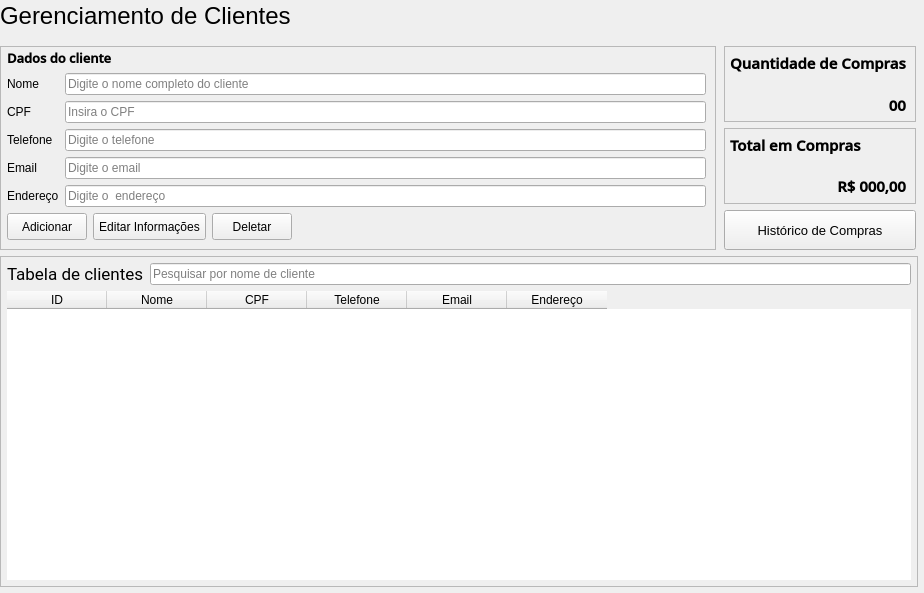
<?xml version="1.0" encoding="UTF-8"?>
<ui version="4.0">
 <class>Form</class>
 <widget class="QWidget" name="Form">
  <property name="geometry">
   <rect>
    <x>0</x>
    <y>0</y>
    <width>924</width>
    <height>593</height>
   </rect>
  </property>
  <property name="windowTitle">
   <string>Form</string>
  </property>
  <layout class="QVBoxLayout" name="verticalLayout_2">
   <property name="leftMargin">
    <number>0</number>
   </property>
   <property name="topMargin">
    <number>2</number>
   </property>
   <property name="rightMargin">
    <number>6</number>
   </property>
   <property name="bottomMargin">
    <number>6</number>
   </property>
   <item>
    <widget class="QLabel" name="title">
     <property name="font">
      <font>
       <family>MS Shell Dlg 2</family>
       <pointsize>18</pointsize>
      </font>
     </property>
     <property name="text">
      <string>Gerenciamento de Clientes</string>
     </property>
    </widget>
   </item>
   <item>
    <spacer name="verticalSpacer">
     <property name="orientation">
      <enum>Qt::Vertical</enum>
     </property>
     <property name="sizeType">
      <enum>QSizePolicy::Preferred</enum>
     </property>
     <property name="sizeHint" stdset="0">
      <size>
       <width>20</width>
       <height>10</height>
      </size>
     </property>
    </spacer>
   </item>
   <item>
    <layout class="QHBoxLayout" name="horizontalLayout_3">
     <item>
      <widget class="QFrame" name="frame">
       <property name="frameShape">
        <enum>QFrame::StyledPanel</enum>
       </property>
       <layout class="QVBoxLayout" name="verticalLayout_5">
        <property name="spacing">
         <number>6</number>
        </property>
        <property name="leftMargin">
         <number>6</number>
        </property>
        <property name="topMargin">
         <number>2</number>
        </property>
        <item>
         <widget class="QLabel" name="label">
          <property name="font">
           <font>
            <family>Open Sans SemiBold</family>
            <pointsize>10</pointsize>
            <weight>75</weight>
            <bold>true</bold>
           </font>
          </property>
          <property name="text">
           <string>Dados do cliente</string>
          </property>
         </widget>
        </item>
        <item>
         <layout class="QFormLayout" name="formLayout">
          <item row="0" column="0">
           <widget class="QLabel" name="nameLabel">
            <property name="font">
             <font>
              <pointsize>9</pointsize>
             </font>
            </property>
            <property name="text">
             <string>Nome</string>
            </property>
           </widget>
          </item>
          <item row="0" column="1">
           <widget class="QLineEdit" name="name">
            <property name="placeholderText">
             <string>Digite o nome completo do cliente</string>
            </property>
           </widget>
          </item>
          <item row="1" column="0">
           <widget class="QLabel" name="CPFLabel">
            <property name="font">
             <font>
              <pointsize>9</pointsize>
             </font>
            </property>
            <property name="text">
             <string>CPF</string>
            </property>
           </widget>
          </item>
          <item row="1" column="1">
           <widget class="QLineEdit" name="cpf">
            <property name="maxLength">
             <number>11</number>
            </property>
            <property name="placeholderText">
             <string>Insira o CPF</string>
            </property>
           </widget>
          </item>
          <item row="2" column="0">
           <widget class="QLabel" name="telefoneLabel">
            <property name="font">
             <font>
              <pointsize>9</pointsize>
             </font>
            </property>
            <property name="text">
             <string>Telefone</string>
            </property>
           </widget>
          </item>
          <item row="2" column="1">
           <widget class="QLineEdit" name="phone">
            <property name="inputMask">
             <string/>
            </property>
            <property name="maxLength">
             <number>11</number>
            </property>
            <property name="placeholderText">
             <string>Digite o telefone</string>
            </property>
           </widget>
          </item>
          <item row="3" column="0">
           <widget class="QLabel" name="emailLabel">
            <property name="font">
             <font>
              <pointsize>9</pointsize>
             </font>
            </property>
            <property name="text">
             <string>Email</string>
            </property>
           </widget>
          </item>
          <item row="3" column="1">
           <widget class="QLineEdit" name="email">
            <property name="placeholderText">
             <string>Digite o email</string>
            </property>
           </widget>
          </item>
          <item row="4" column="0">
           <widget class="QLabel" name="addressLabel">
            <property name="font">
             <font>
              <pointsize>9</pointsize>
             </font>
            </property>
            <property name="text">
             <string>Endereço</string>
            </property>
           </widget>
          </item>
          <item row="4" column="1">
           <widget class="QLineEdit" name="address">
            <property name="placeholderText">
             <string>Digite o  endereço</string>
            </property>
           </widget>
          </item>
         </layout>
        </item>
        <item>
         <layout class="QHBoxLayout" name="horizontalLayout">
          <item>
           <widget class="QPushButton" name="Btn_Add">
            <property name="minimumSize">
             <size>
              <width>78</width>
              <height>27</height>
             </size>
            </property>
            <property name="font">
             <font>
              <pointsize>9</pointsize>
             </font>
            </property>
            <property name="text">
             <string>Adicionar</string>
            </property>
           </widget>
          </item>
          <item>
           <widget class="QPushButton" name="Btn_Edit">
            <property name="minimumSize">
             <size>
              <width>113</width>
              <height>27</height>
             </size>
            </property>
            <property name="font">
             <font>
              <pointsize>9</pointsize>
             </font>
            </property>
            <property name="text">
             <string>Editar Informações</string>
            </property>
           </widget>
          </item>
          <item>
           <widget class="QPushButton" name="Btn_Delete">
            <property name="minimumSize">
             <size>
              <width>78</width>
              <height>27</height>
             </size>
            </property>
            <property name="font">
             <font>
              <pointsize>9</pointsize>
             </font>
            </property>
            <property name="text">
             <string>Deletar</string>
            </property>
           </widget>
          </item>
          <item>
           <spacer name="horizontalSpacer">
            <property name="orientation">
             <enum>Qt::Horizontal</enum>
            </property>
            <property name="sizeHint" stdset="0">
             <size>
              <width>40</width>
              <height>20</height>
             </size>
            </property>
           </spacer>
          </item>
         </layout>
        </item>
       </layout>
      </widget>
     </item>
     <item>
      <widget class="QFrame" name="frame_purchasesData">
       <property name="frameShape">
        <enum>QFrame::NoFrame</enum>
       </property>
       <property name="frameShadow">
        <enum>QFrame::Raised</enum>
       </property>
       <layout class="QVBoxLayout" name="verticalLayout">
        <property name="leftMargin">
         <number>2</number>
        </property>
        <property name="topMargin">
         <number>0</number>
        </property>
        <property name="rightMargin">
         <number>2</number>
        </property>
        <property name="bottomMargin">
         <number>0</number>
        </property>
        <item>
         <widget class="QFrame" name="frame_quantity">
          <property name="frameShape">
           <enum>QFrame::StyledPanel</enum>
          </property>
          <property name="frameShadow">
           <enum>QFrame::Raised</enum>
          </property>
          <layout class="QVBoxLayout" name="verticalLayout_3">
           <property name="spacing">
            <number>10</number>
           </property>
           <property name="leftMargin">
            <number>5</number>
           </property>
           <property name="topMargin">
            <number>0</number>
           </property>
           <property name="bottomMargin">
            <number>0</number>
           </property>
           <item>
            <widget class="QLabel" name="quantity_of_purchases">
             <property name="font">
              <font>
               <family>Open Sans SemiBold</family>
               <pointsize>11</pointsize>
               <weight>75</weight>
               <bold>true</bold>
              </font>
             </property>
             <property name="text">
              <string>Quantidade de Compras</string>
             </property>
            </widget>
           </item>
           <item>
            <widget class="QLabel" name="quantity">
             <property name="font">
              <font>
               <family>Open Sans SemiBold</family>
               <pointsize>11</pointsize>
               <weight>75</weight>
               <bold>true</bold>
              </font>
             </property>
             <property name="text">
              <string>00</string>
             </property>
             <property name="alignment">
              <set>Qt::AlignRight|Qt::AlignTrailing|Qt::AlignVCenter</set>
             </property>
            </widget>
           </item>
          </layout>
         </widget>
        </item>
        <item>
         <widget class="QFrame" name="frame_totalPurchases">
          <property name="frameShape">
           <enum>QFrame::StyledPanel</enum>
          </property>
          <property name="frameShadow">
           <enum>QFrame::Raised</enum>
          </property>
          <layout class="QVBoxLayout" name="verticalLayout_4">
           <property name="spacing">
            <number>10</number>
           </property>
           <property name="leftMargin">
            <number>5</number>
           </property>
           <property name="topMargin">
            <number>0</number>
           </property>
           <property name="bottomMargin">
            <number>2</number>
           </property>
           <item>
            <widget class="QLabel" name="total_purchases">
             <property name="font">
              <font>
               <family>Open Sans SemiBold</family>
               <pointsize>11</pointsize>
               <weight>75</weight>
               <bold>true</bold>
              </font>
             </property>
             <property name="text">
              <string>Total em Compras</string>
             </property>
            </widget>
           </item>
           <item>
            <widget class="QLabel" name="value">
             <property name="font">
              <font>
               <family>Open Sans SemiBold</family>
               <pointsize>11</pointsize>
               <weight>75</weight>
               <bold>true</bold>
              </font>
             </property>
             <property name="text">
              <string>R$ 000,00</string>
             </property>
             <property name="alignment">
              <set>Qt::AlignRight|Qt::AlignTrailing|Qt::AlignVCenter</set>
             </property>
            </widget>
           </item>
          </layout>
         </widget>
        </item>
        <item>
         <layout class="QHBoxLayout" name="horizontalLayout_2">
          <item>
           <widget class="QPushButton" name="Btn_History">
            <property name="minimumSize">
             <size>
              <width>0</width>
              <height>40</height>
             </size>
            </property>
            <property name="maximumSize">
             <size>
              <width>16777215</width>
              <height>16777215</height>
             </size>
            </property>
            <property name="font">
             <font>
              <pointsize>10</pointsize>
             </font>
            </property>
            <property name="text">
             <string>Histórico de Compras</string>
            </property>
           </widget>
          </item>
         </layout>
        </item>
       </layout>
      </widget>
     </item>
    </layout>
   </item>
   <item>
    <widget class="QFrame" name="frame_table">
     <property name="frameShape">
      <enum>QFrame::StyledPanel</enum>
     </property>
     <layout class="QVBoxLayout" name="table_verticaLayout">
      <property name="leftMargin">
       <number>6</number>
      </property>
      <property name="topMargin">
       <number>6</number>
      </property>
      <property name="rightMargin">
       <number>6</number>
      </property>
      <property name="bottomMargin">
       <number>6</number>
      </property>
      <item>
       <widget class="QFrame" name="frame_search">
        <property name="frameShape">
         <enum>QFrame::NoFrame</enum>
        </property>
        <property name="frameShadow">
         <enum>QFrame::Raised</enum>
        </property>
        <layout class="QHBoxLayout" name="horizontalLayout_4">
         <property name="leftMargin">
          <number>0</number>
         </property>
         <property name="topMargin">
          <number>0</number>
         </property>
         <property name="rightMargin">
          <number>0</number>
         </property>
         <property name="bottomMargin">
          <number>0</number>
         </property>
         <item>
          <widget class="QLabel" name="table_name">
           <property name="font">
            <font>
             <family>Roboto</family>
             <pointsize>13</pointsize>
            </font>
           </property>
           <property name="text">
            <string>Tabela de clientes</string>
           </property>
           <property name="margin">
            <number>0</number>
           </property>
           <property name="indent">
            <number>-1</number>
           </property>
          </widget>
         </item>
         <item>
          <widget class="QLineEdit" name="search">
           <property name="placeholderText">
            <string>Pesquisar por nome de cliente</string>
           </property>
          </widget>
         </item>
        </layout>
       </widget>
      </item>
      <item>
       <widget class="QTableWidget" name="table">
        <property name="frameShape">
         <enum>QFrame::NoFrame</enum>
        </property>
        <property name="editTriggers">
         <set>QAbstractItemView::NoEditTriggers</set>
        </property>
        <property name="tabKeyNavigation">
         <bool>false</bool>
        </property>
        <property name="selectionMode">
         <enum>QAbstractItemView::SingleSelection</enum>
        </property>
        <property name="selectionBehavior">
         <enum>QAbstractItemView::SelectRows</enum>
        </property>
        <property name="gridStyle">
         <enum>Qt::DashLine</enum>
        </property>
        <column>
         <property name="text">
          <string>ID</string>
         </property>
        </column>
        <column>
         <property name="text">
          <string>Nome</string>
         </property>
        </column>
        <column>
         <property name="text">
          <string>CPF</string>
         </property>
        </column>
        <column>
         <property name="text">
          <string>Telefone</string>
         </property>
        </column>
        <column>
         <property name="text">
          <string>Email</string>
         </property>
        </column>
        <column>
         <property name="text">
          <string>Endereço</string>
         </property>
        </column>
       </widget>
      </item>
     </layout>
    </widget>
   </item>
  </layout>
 </widget>
 <resources/>
 <connections/>
</ui>
